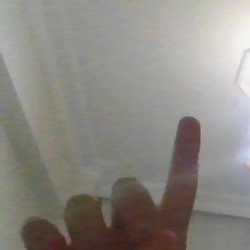
#> input picture ComputerVision/Cv_calısmam/Veri/bir.jpg, 250 x 250 px
$ python main.py
#> lines starting #> are read from the running program, lines starting #| are printed output that depends on the picture; after the words box and inside, x2 and y2 are one past the last pixel; in counts of white or black regions, pixels touching at a corner belong together
import cv2
import numpy as np
import os
kamera_port=0
kamera=cv2.VideoCapture(kamera_port,cv2.CAP_DSHOW)

kernel=np.ones((12,12),np.uint8)


def ResimFarkBul(Resim1,Resim2):
    Resim2=cv2.resize(Resim2,(Resim1.shape[1],Resim1.shape[0]))
    Fark_Resim=cv2.absdiff(Resim1,Resim2)
    Fark_Sayı=cv2.countNonZero(Fark_Resim)
    return Fark_Sayı


def Veriyükle():
    Veri_isimler=[]
    Veri_Resimler=[]
    Dosyalar=os.listdir("Veri/")
    for Dosya in Dosyalar:
        Veri_isimler.append(Dosya.replace(".jpg",""))
        Veri_Resimler.append(cv2.imread("Veri/"+Dosya,0))

    return Veri_isimler,Veri_Resimler


def sınıf(Resim,Veri_isimler,Veri_Resimler):
    min_ındex=0
    mın_deger=ResimFarkBul(Resim,Veri_Resimler[0])
    for t in range(len(Veri_isimler)):
        Fark_Deger=ResimFarkBul(Resim,Veri_Resimler[t])
        if(Fark_Deger<mın_deger):
            mın_deger=Fark_Deger
            min_ındex=t
        return  Veri_isimler[min_ındex]
Veri_isimler,Veri_Resimler=Veriyükle()
#> Veri_isimler = ['bir', 'iki', 'uc']; Veri_Resimler = 3 items
Veri_Resim1=cv2.imread("Veri/bir.jpg",0)
#> Veri_Resim1: shape (250, 250); min 33, max 246, mean 136.5


while True:
    ret,Kare=kamera.read()
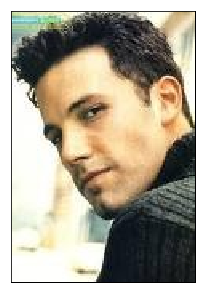
#> input picture ComputerVision/Yüz_tanıma_çalışmam/ben.jpg, 205 x 293 px, given in place of the camera
#> Kare is the input picture: shape (293, 205, 3); mean B, G, R 148.6, 165.7, 173.6
    kucuk = Kare[0:200,0:250]
    Hsv_formatı=cv2.cvtColor(kucuk,cv2.COLOR_BGR2GRAY)
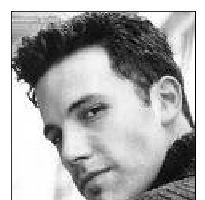
#> Hsv_formatı: shape (200, 205); min 0, max 255, mean 169.9
    Kesilmiş_Kare_Gri =cv2.cvtColor(kucuk,cv2.COLOR_BGR2GRAY)
    Kesilmiş_Kare_HSV =cv2.cvtColor(kucuk,cv2.COLOR_BGR2HSV)
#> Kesilmiş_Kare_HSV: shape (200, 205, 3); mean H, S, V 30.6, 59.1, 183.6
    alt = np.array([0, 20, 40])
    ust = np.array([40, 255, 255])
    Renk_sonuc=cv2.inRange(Kesilmiş_Kare_HSV,alt,ust)
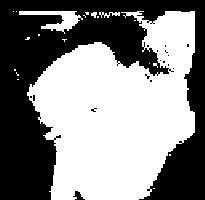
#> Renk_sonuc: shape (200, 205); 52.9% white; 17 black regions (15 under 20 px), largest, box (x1, y1, x2, y2) and area: (0, 0, 205, 200) 19174, (73, 191, 85, 200) 55
    Renk_sonuc=cv2.morphologyEx(Renk_sonuc,cv2.MORPH_CLOSE,kernel)
#> Renk_sonuc: shape (200, 205); 56.1% white; 2 black regions, box (x1, y1, x2, y2) and area: (0, 0, 205, 200) 15599, (68, 17, 145, 65) 2408
    Renk_sonuc=cv2.dilate(Renk_sonuc,kernel,iterations=1)
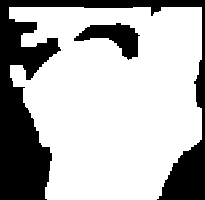
#> Renk_sonuc: shape (200, 205); 70.9% white; 2 black regions
    sonuc=kucuk.copy()
    cnts,_=cv2.findContours(Renk_sonuc,cv2.RETR_TREE,cv2.CHAIN_APPROX_NONE)
#> cnts = 2 contours; box (x1, y1, x2, y2) and area: (9, 7, 202, 200) 29720, (73, 22, 141, 61) 1213
    genıslık=0
    uzunluk=0
    Max_ındex=-1
    for t in range(len(cnts)):
         cnt=cnts[t]
         x,y,w,h = cv2.boundingRect(cnt)
         if(w>genıslık and h>uzunluk):
            uzunluk=h
            genıslık=w
            Max_ındex=t
#> this loop made 2 passes
#> (x, y, w, h, uzunluk, genıslık, Max_ındex) on pass 1: (9, 7, 193, 193, 193, 193, 0)
#> (x, y, w, h) on pass 2: (73, 22, 68, 39)
#> after the loop, Max_ındex = 0; genıslık = 193; uzunluk = 193
    if(len(cnts)>0):
        x,y,w,h=cv2.boundingRect(cnts[Max_ındex])
#> x = 9; y = 7; w = 193; h = 193
        cv2.rectangle(sonuc,(x,y),(x+w,y+h),(0,255,0),2)
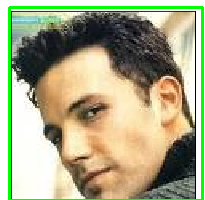
#> sonuc: shape (200, 205, 3); mean B, G, R 135, 169, 169.7
        EL_Resim=Renk_sonuc[y:y+h,x:x+w]
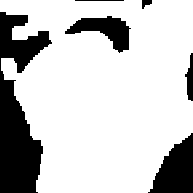
#> EL_Resim: shape (193, 193); 78% white; 6 black regions, box (x1, y1, x2, y2) and area: (0, 12, 52, 193) 5057, (148, 133, 193, 193) 1672, (65, 16, 131, 53) 1121, (185, 53, 193, 101) 234, (142, 0, 152, 9) 58, (75, 0, 124, 1) 49
     #   cv2.imshow("El_resim",EL_Resim)
        print(sınıf(EL_Resim,Veri_isimler,Veri_Resimler))
#> in ResimFarkBul, `Fark_Resim=cv2.absdiff(Resim1,Resim2)`:
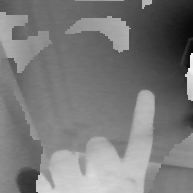
#> Fark_Resim: shape (193, 193); min 10, max 245, mean 121.6
#> in ResimFarkBul, `Fark_Sayı=cv2.countNonZero(Fark_Resim)`: Fark_Sayı = 37249
#> the loop in sınıf, `for t in range(len(Veri_isimler)):` made 1 pass
#> (Fark_Sayı in ResimFarkBul, Fark_Deger) on pass 1: (37249, 37249)
#> after the loop in sınıf, `for t in range(len(Veri_isimler)):`: min_ındex = 0; mın_deger = 37249
#| bir

    #cv2.imshow("Kare",Kare)
    cv2.imshow("Kesilmiş kare",kucuk)
    # [37 lines of commented-out code are left out]
    if cv2.waitKey(1) & 0xFF ==ord('q'):
#> (key q is pressed here)
        break


kamera.release()
cv2.destroyAllWindows()
